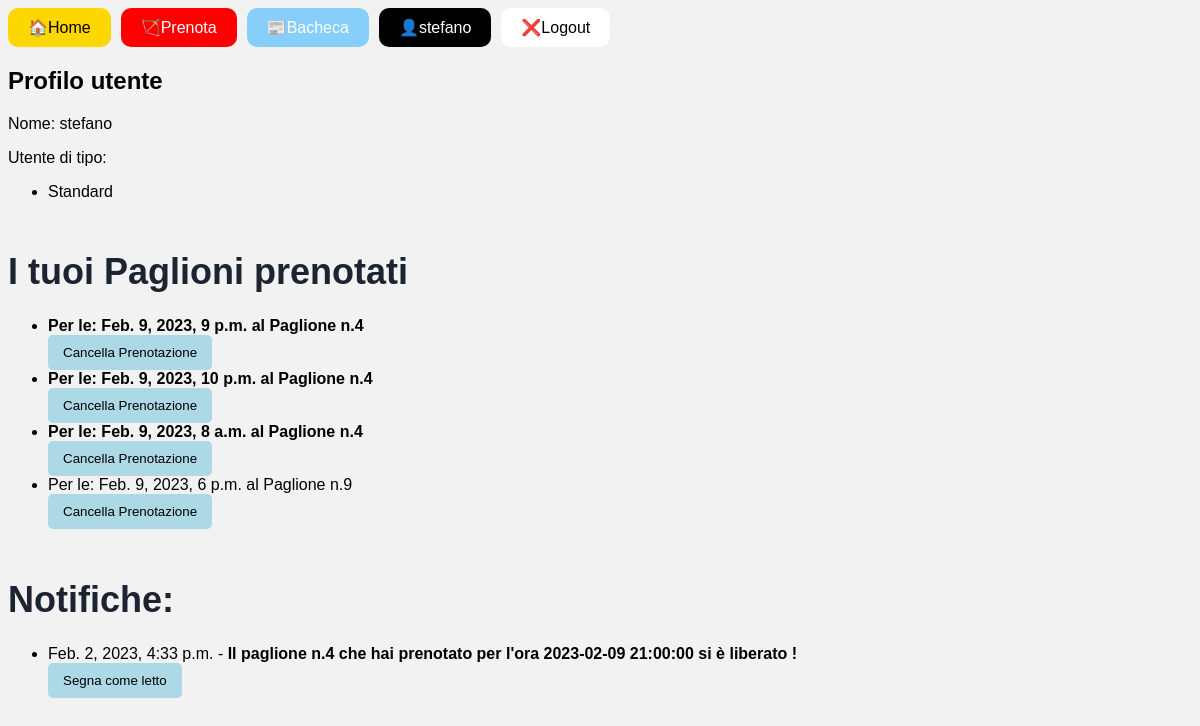
The page /accounts/profile/ (signed in) on the database its author committed.
### prenotazioni/models.py (models this page shows, shortened)
class Prenotazione(models.Model):
    priorità = models.DateTimeField()
    ora_prenotata = models.DateTimeField()
    paglione = models.ForeignKey(
        Paglione, on_delete=models.CASCADE, related_name='prenotazioni')
    utente = models.ForeignKey(
        User, on_delete=models.CASCADE, related_name="prenotazioni")
    def primo_priorità(self):
        return Prenotazione.objects.filter(ora_prenotata=self.ora_prenotata, paglione=self.paglione).order_by('priorità').first() == self
    class Meta:
        verbose_name_plural = "Prenotazioni"
        constraints = [
            models.UniqueConstraint(
                fields=['ora_prenotata', 'utente'], name='unique_migration_host_combination'
            )
        ]

class Paglione(models.Model):
    attivo = models.BooleanField(default=True)
    class Meta:
        verbose_name_plural = "Paglioni"

class Cancellazione(models.Model):
    utente = models.ForeignKey(User, on_delete=models.CASCADE, blank=True,
                               null=True, default=None, related_name="cancellazioni")
    ora_creazione = models.DateTimeField()
    messaggio = models.TextField()
    class Meta:
        verbose_name_plural = "Cancellazioni"

### utenti/views.py (the view)
# urls.py: path('profile/', ProfileView.as_view(), name='profile'),
class ProfileView(LoginRequiredMixin, TemplateView):
    template_name = 'profile.html'
    def get_context_data(self, **kwargs):
        context = super().get_context_data(**kwargs)
        prenotazioni = Prenotazione.objects.filter(utente=self.request.user)
        context['prenotazioni'] = {
            prenotazione: prenotazione.primo_priorità() for prenotazione in prenotazioni}
        cancellazioni = Cancellazione.objects.filter(
            utente=self.request.user).order_by('ora_creazione')
        context['cancellazioni'] = cancellazioni
        return context

### utenti/templates/profile.html (shortened to what this page needs)
{% extends 'base.html' %}
{% block content %}
<h2>Profilo utente</h2>
<p>Nome: {{ user }} </p>
<p>Utente di tipo:
    <ul>
        {% for group in user.groups.all %}
            <li>{{ group.name }}</li>
        {% endfor %}
    </ul>
</p>
    <h1>I tuoi Paglioni prenotati</h1>
    {% if prenotazioni %}
        <ul>
            {% for prenotazione,primo in prenotazioni.items %}
                {% if primo %}
                    <li> <b> Per le: {{ prenotazione.ora_prenotata }}    al Paglione n.{{ prenotazione.paglione.id }} </b>
                        <form action="{% url 'cancella_prenotazione' prenotazione.id %}" method="post">
                            <input type="submit" value="Cancella Prenotazione">
                        </form>
                    </li>
                {% else %}
                    <li>Per le: {{ prenotazione.ora_prenotata }}    al Paglione n.{{ prenotazione.paglione.id }}
                        <form action="{% url 'cancella_prenotazione' prenotazione.id %}" method="post">
                            <input type="submit" value="Cancella Prenotazione">
                        </form>
                    </li>
                {% endif %}
            {% endfor %}
        </ul>
    {% else %}
        <p>Nessun paglione prenotato.</p>
    {% endif %}
    <h1>Notifiche:</h1>
    {% if cancellazioni %}
    <ul>
        {% for cancellazione in cancellazioni %}
            <li> {{ cancellazione.ora_creazione }} - <b> {{ cancellazione.messaggio }} </b>
                <form action="{% url 'segna_come_letto' cancellazione.id %}" method="post">
                    <input type="submit" value="Segna come letto">
                </form>
            </li>
        {% endfor %}
    </ul>
    {% else %}
        <p>Nessuna notifica al momento</p>
    {% endif %}
{% endblock %}

### templates/base.html (shortened to what this page needs)
<!DOCTYPE html>
<html>
  <head>
  </head>
  <body>
    {% block menu %}
      <nav>
        <ul style="list-style: none; margin: 0; padding: 0; display: flex;">
        <li style="background-color: gold; color: black; padding: 10px 20px; margin-right: 10px; border-radius: 10px;">
            <a href="{% url 'home' %}" style="text-decoration: none; color: black;">🏠Home</a>
            </li>
          <li style="background-color: red; color: black; padding: 10px 20px; margin-right: 10px; border-radius: 10px;">
            <a href="{% url 'prossimi_7_giorni' %}" style="text-decoration: none; color: white;">🏹Prenota</a>
          </li>
          <li style="background-color: lightskyblue; color: white; padding: 10px 20px; margin-right: 10px; border-radius: 10px;">
            <a href="{% url 'bacheca' %}" style="text-decoration: none; color: white;">📰Bacheca</a>
          </li>
          {% if user.is_authenticated %}
            {% if user.is_superuser %}
                <li style="background-color: black; color: white; padding: 10px 20px; margin-right: 10px; border-radius: 10px;">
                    <a href="{% url 'profile' %}" style="text-decoration: none; color: white;">👤 AMMINISTRATORE</a>
                </li>
                <li style="background-color: black; color: white; padding: 10px 20px; margin-right: 10px; border-radius: 10px;">
                    <a href="{% url 'lista_chat' %}" style="text-decoration: none; color: white;">⌨Lista chat</a>
                </li>
                <li style="background-color: black; color: white; padding: 10px 20px; margin-right: 10px; border-radius: 10px;">
                    <a href="{% url 'gestione' %}" style="text-decoration: none; color: white;">👥Gestione utenti</a>
                </li>
                <li style="background-color: black; color: white; padding: 10px 20px; margin-right: 10px; border-radius: 10px;">
                  <a href="http://127.0.0.1:8000/admin" style="text-decoration: none; color: white;">👩‍💻Pannello Django</a>
                </li>
                <li style="background-color: white; color: white; padding: 10px 20px; margin-right: 10px; border-radius: 10px;">
                    <a href="{% url 'logout' %}" style="text-decoration: none; color: black;">❌Logout</a>
            {% else %}
                <li style="background-color: black; color: white; padding: 10px 20px; margin-right: 10px; border-radius: 10px;">
                    <a href="{% url 'profile' %}" style="text-decoration: none; color: white;">👤{{ user.username }}</a>
                </li>
                <li style="background-color: white; color: white; padding: 10px 20px; margin-right: 10px; border-radius: 10px;">
                    <a href="{% url 'logout' %}" style="text-decoration: none; color: black;">❌Logout</a>
                </li>
            {% endif %}
          {% else %}
            <li style="background-color: black; color: white; padding: 10px 20px; margin-right: 10px; border-radius: 10px;">
                <a href="{% url 'profile' %}" style="text-decoration: none; color: white;">👤Login</a>
            </li>
          {% endif %}
        </ul>
      </nav>
    {% endblock %}
    {% block content %}
    {% endblock %}
  </body>
</html>

### templates/base.html (style rules this page uses)
body { background-color: #f2f2f2; font-family: Arial, sans-serif; }
h1 { color: #1c2331; font-size: 36px; margin-top: 50px; }
input[type=submit] { padding:10px 15px; background:#ccc; border:0 none; cursor:pointer; -webkit-border-radius: 5px; border-radius: 5px; background-color: lightblue; }

### rows shown on the page
Prenotazione: ora_prenotata "Feb. 9, 2023, 9 p.m.", paglione.id "4"
Prenotazione: ora_prenotata "Feb. 9, 2023, 10 p.m.", paglione.id "4"
Prenotazione: ora_prenotata "Feb. 9, 2023, 8 a.m.", paglione.id "4"
Prenotazione: ora_prenotata "Feb. 9, 2023, 6 p.m.", paglione.id "9"
Cancellazione: ora_creazione "Feb. 2, 2023, 4:33 p.m.", messaggio "Il paglione n.4 che hai prenotato per l'ora 2023-02-09 21:00:00 si è liberato !"

### other values the page prints
{{ user.username }} "stefano"
{{ user }} "stefano"
{{ group.name }} "Standard"
